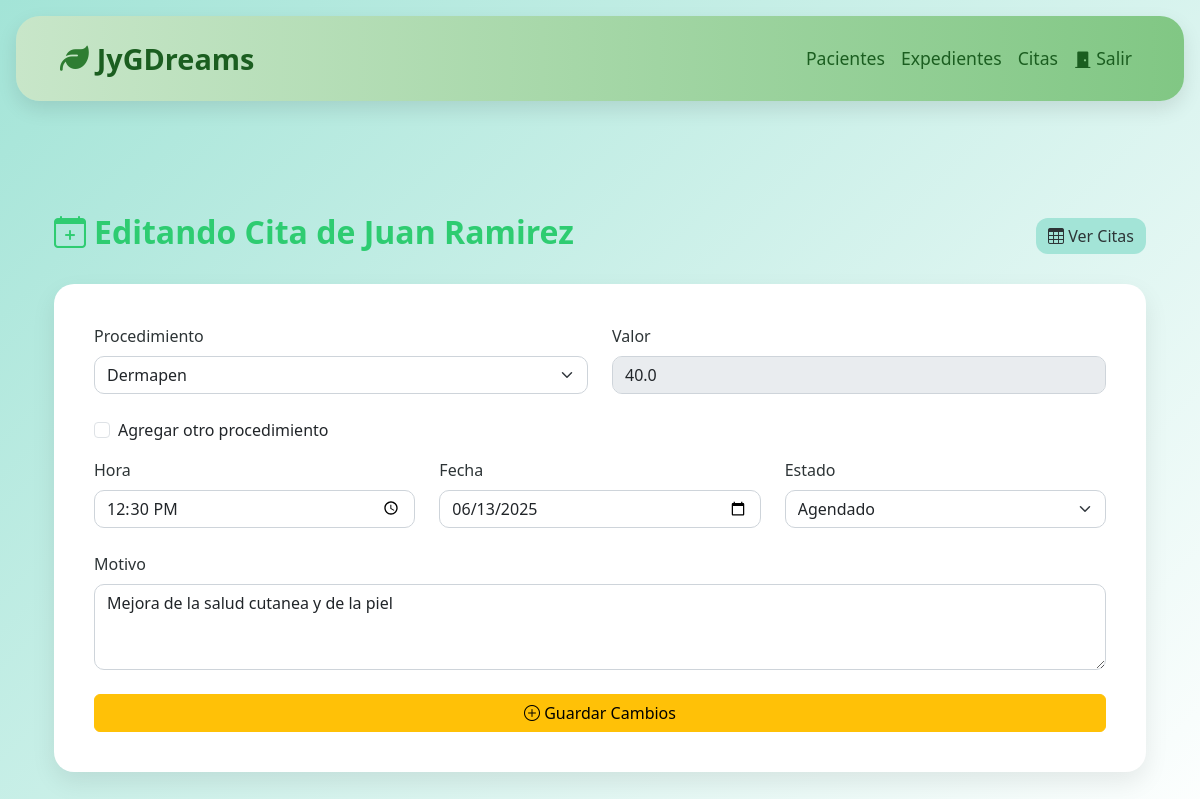
/editar_cita/1/, run on the app's committed database.
### JyGDreams/models.py (models this page shows, shortened)
class Cita(models.Model):
    ESTADO_CHOICES = [
        ('AGENDADO', 'Agendado'),
        ('REPROGRAMADO', 'Reprogramado'),
        ('REALIZADO', 'Realizado'),
        ('INASISTENCIA', 'Inasistencia'),  # Nueva opción agregada
    ]
    procedimientos = models.ManyToManyField('Procedimiento', through='CitaProcedimiento')
    paciente = models.ForeignKey(Paciente, on_delete=models.CASCADE)
    fecha = models.DateField()
    hora = models.TimeField()
    motivo_cita = models.CharField(max_length=100)
    estado = models.CharField(max_length=12, choices=ESTADO_CHOICES, default='AGENDADO')

class Paciente(models.Model):
    nombre = models.CharField(max_length=100)
    apellido = models.CharField(max_length=100)
    fecha_nacimiento = models.DateField()
    ocupacion = models.CharField(max_length=100)
    correo = models.EmailField()
    telefono = models.CharField(max_length=15)
    direccion = models.TextField()

### JyGDreams/views.py (the view, shortened to what this page needs)
# urls.py: path('editar_cita/<int:cita_id>/', views.editar_cita, name='editar_cita'),
def editar_cita(request, cita_id):
    cita = get_object_or_404(Cita, id=cita_id)
    procedimientos = Procedimiento.objects.all()
    procedimientos_dict = {p.id: float(p.costo) for p in procedimientos}
    procedimientos_actuales = list(cita.procedimientos.values_list('id', flat=True))
    proc1 = procedimientos_actuales[0] if len(procedimientos_actuales) > 0 else None
    proc2 = procedimientos_actuales[1] if len(procedimientos_actuales) > 1 else None
    return render(request, 'edit_cita.html', {
        'cita': cita,
        'procedimientos': procedimientos,
        'procedimientos_dict': procedimientos_dict,
        'proc1': proc1,
        'proc2': proc2,
    })

### JyGDreams/templatetags/dict_get.py (called while the page is built)
@register.filter
def dict_get(d, k):
    return d.get(k)

### JyGDreams/templates/edit_cita.html (shortened to what this page needs)
{% extends "layout.html" %}
{% load static %}
{% load dict_get %}
{% block extra_css %}
<link rel="stylesheet" href="{% static 'JyGDreams/add_cita.css' %}">
{% endblock %}
{% block content %}
<div class="container py-5">
  <div class="d-flex flex-column flex-md-row justify-content-between align-items-start align-items-md-center mb-4 gap-3">
    <h2><i class="bi bi-calendar-plus me-2"></i>Editando Cita de {{ cita.paciente.nombre }} {{ cita.paciente.apellido }}</h2>
    <a href="{% url 'home_citas' cita.paciente.id %}" class="btn btn-primary">
      <i class="bi bi-table"></i> Ver Citas
    </a>
  </div>
  <div id="formEditarCita" class="form-container">
    <form method="post">
      <div class="row mb-4">
        <div class="col-md-6">
          <label class="form-label">Procedimiento</label>
          <select class="form-select" name="procedimiento1" id="procedimiento1" required>
            {% for procedimiento in procedimientos %}
              <option value="{{ procedimiento.id }}" {% if proc1 == procedimiento.id %}selected{% endif %}>{{ procedimiento.titulo }}</option>
            {% endfor %}
          </select>
        </div>
        <div class="col-md-6">
          <label class="form-label">Valor</label>
          <input type="text" class="form-control" id="valor1" value="{% if proc1 %}{{ procedimientos_dict|dict_get:proc1 }}{% endif %}" disabled>
        </div>
      </div>
      <div class="form-check mb-3">
        <input class="form-check-input" type="checkbox" id="agregarOtroProcedimiento" name="agregar_otro" {% if proc2 %}checked{% endif %}>
        <label class="form-check-label" for="agregarOtroProcedimiento">
          Agregar otro procedimiento
        </label>
      </div>
      <div class="row mb-4">
        <div class="col-md-4">
          <label class="form-label">Hora</label>
          <input type="time" class="form-control" name="hora" value="{{ cita.hora|time:'H:i' }}" required>
        </div>
        <div class="col-md-4">
          <label class="form-label">Fecha</label>
          <input type="date" class="form-control" name="fecha" value="{{ cita.fecha|date:'Y-m-d' }}" required>
        </div>
        <div class="col-md-4">
          <label class="form-label">Estado</label>
          <select class="form-select" name="estado" required>
            <option value="AGENDADO" {% if cita.estado == 'AGENDADO' %}selected{% endif %}>Agendado</option>
          </select>
        </div>
      </div>
      <div class="mb-4">
        <label class="form-label">Motivo</label>
        <textarea class="form-control" name="motivo" rows="3" required>{{ cita.motivo_cita }}</textarea>
      </div>
      <div class="d-grid">
        <button class="btn btn-warning" type="submit">
          <i class="bi bi-plus-circle"></i> Guardar Cambios
        </button>
      </div>
    </form>
  </div>
</div>
{% endblock %}

### JyGDreams/static/JyGDreams/layout.css (style rules this page uses)
body { margin: 0; font-family: 'Segoe UI', sans-serif; background: #f1f8f5; }

### JyGDreams/static/JyGDreams/add_cita.css (style rules this page uses)
:root { --verde-esmeralda: #2ecc71; --verde-menta: #a3e4d7; --verde-esmeralda-oscuro: #27ae60; }
body { background: linear-gradient(135deg, var(--verde-menta), #ffffff); font-family: 'Segoe UI', sans-serif; }
.form-container { background: #fff; border-radius: 20px; padding: 40px; box-shadow: 0 10px 25px rgba(0, 0, 0, 0.08); }
.form-label { font-weight: 500; color: #2d3436; }
.form-control, .form-select { border-radius: 10px; border: 1px solid #ced4da; transition: border-color 0.3s ease; }
h2 { font-weight: 700; color: var(--verde-esmeralda); }
.btn-primary { background-color: var(--verde-menta); border: none; border-radius: 12px; color: #2d3436; font-weight: 500; }

### data on the page
Cita: paciente.nombre "Juan", paciente.apellido "Ramirez", hora "12:30", fecha "06/13/2025", estado "Agendado", motivo "Mejora de la salud cutanea y de la piel"

### other printed values
form field procedimiento1 "Dermapen"
